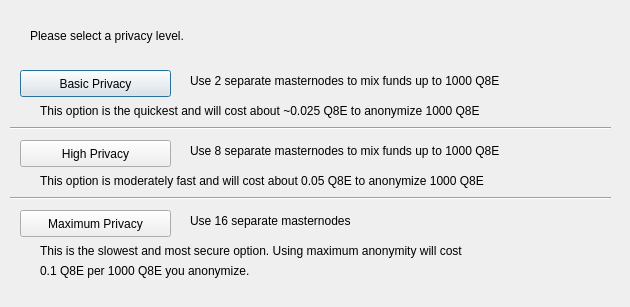
<?xml version="1.0" encoding="UTF-8"?>
<ui version="4.0">
 <class>DarksendConfig</class>
 <widget class="QDialog" name="DarksendConfig">
  <property name="geometry">
   <rect>
    <x>0</x>
    <y>0</y>
    <width>630</width>
    <height>307</height>
   </rect>
  </property>
  <property name="windowTitle">
   <string>Configure Darksend</string>
  </property>
  <widget class="QPushButton" name="buttonBasic">
   <property name="geometry">
    <rect>
     <x>20</x>
     <y>70</y>
     <width>151</width>
     <height>27</height>
    </rect>
   </property>
   <property name="text">
    <string>Basic Privacy</string>
   </property>
  </widget>
  <widget class="QPushButton" name="buttonHigh">
   <property name="geometry">
    <rect>
     <x>20</x>
     <y>140</y>
     <width>151</width>
     <height>27</height>
    </rect>
   </property>
   <property name="text">
    <string>High Privacy</string>
   </property>
  </widget>
  <widget class="QPushButton" name="buttonMax">
   <property name="geometry">
    <rect>
     <x>20</x>
     <y>210</y>
     <width>151</width>
     <height>27</height>
    </rect>
   </property>
   <property name="text">
    <string>Maximum Privacy</string>
   </property>
  </widget>
  <widget class="QLabel" name="label">
   <property name="geometry">
    <rect>
     <x>30</x>
     <y>20</y>
     <width>571</width>
     <height>31</height>
    </rect>
   </property>
   <property name="text">
    <string>Please select a privacy level.</string>
   </property>
  </widget>
  <widget class="QLabel" name="label_2">
   <property name="geometry">
    <rect>
     <x>190</x>
     <y>70</y>
     <width>421</width>
     <height>21</height>
    </rect>
   </property>
   <property name="text">
    <string>Use 2 separate masternodes to mix funds up to 1000 Q8E</string>
   </property>
  </widget>
  <widget class="QLabel" name="label_3">
   <property name="geometry">
    <rect>
     <x>190</x>
     <y>140</y>
     <width>411</width>
     <height>21</height>
    </rect>
   </property>
   <property name="text">
    <string>Use 8 separate masternodes to mix funds up to 1000 Q8E</string>
   </property>
  </widget>
  <widget class="QLabel" name="label_4">
   <property name="geometry">
    <rect>
     <x>190</x>
     <y>210</y>
     <width>421</width>
     <height>21</height>
    </rect>
   </property>
   <property name="text">
    <string>Use 16 separate masternodes</string>
   </property>
  </widget>
  <widget class="QLabel" name="label_6">
   <property name="geometry">
    <rect>
     <x>40</x>
     <y>100</y>
     <width>561</width>
     <height>21</height>
    </rect>
   </property>
   <property name="text">
    <string>This option is the quickest and will cost about ~0.025 Q8E to anonymize 1000 Q8E</string>
   </property>
  </widget>
  <widget class="QLabel" name="label_7">
   <property name="geometry">
    <rect>
     <x>40</x>
     <y>170</y>
     <width>561</width>
     <height>21</height>
    </rect>
   </property>
   <property name="text">
    <string>This option is moderately fast and will cost about 0.05 Q8E to anonymize 1000 Q8E</string>
   </property>
  </widget>
  <widget class="QLabel" name="label_8">
   <property name="geometry">
    <rect>
     <x>40</x>
     <y>240</y>
     <width>561</width>
     <height>21</height>
    </rect>
   </property>
   <property name="text">
    <string>This is the slowest and most secure option. Using maximum anonymity will cost</string>
   </property>
  </widget>
  <widget class="QLabel" name="label_9">
   <property name="geometry">
    <rect>
     <x>40</x>
     <y>260</y>
     <width>561</width>
     <height>21</height>
    </rect>
   </property>
   <property name="text">
    <string>0.1 Q8E per 1000 Q8E you anonymize.</string>
   </property>
  </widget>
  <widget class="Line" name="line">
   <property name="geometry">
    <rect>
     <x>10</x>
     <y>120</y>
     <width>601</width>
     <height>16</height>
    </rect>
   </property>
   <property name="orientation">
    <enum>Qt::Horizontal</enum>
   </property>
  </widget>
  <widget class="Line" name="line_2">
   <property name="geometry">
    <rect>
     <x>10</x>
     <y>190</y>
     <width>601</width>
     <height>16</height>
    </rect>
   </property>
   <property name="orientation">
    <enum>Qt::Horizontal</enum>
   </property>
  </widget>
 </widget>
 <resources/>
 <connections/>
</ui>
